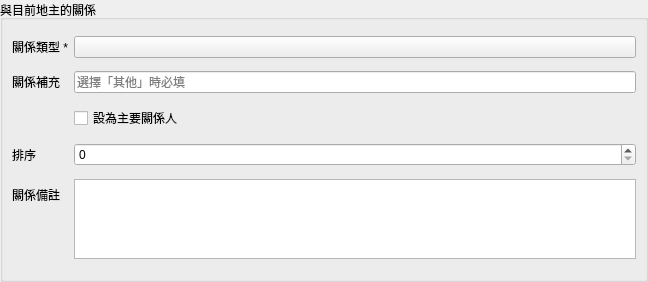
<?xml version="1.0" encoding="UTF-8"?>
<ui version="4.0">
 <class>ownerRelationGroup</class>
 <widget class="QGroupBox" name="ownerRelationGroup">
  <property name="geometry">
   <rect>
    <x>0</x>
    <y>0</y>
    <width>648</width>
    <height>282</height>
   </rect>
  </property>
  <property name="title">
   <string>與目前地主的關係</string>
  </property>
  <layout class="QFormLayout" name="ownerRelationForm">
   <property name="horizontalSpacing">
    <number>6</number>
   </property>
   <property name="verticalSpacing">
    <number>6</number>
   </property>
   <property name="leftMargin">
    <number>9</number>
   </property>
   <property name="topMargin">
    <number>9</number>
   </property>
   <property name="rightMargin">
    <number>9</number>
   </property>
   <property name="bottomMargin">
    <number>9</number>
   </property>
   <item row="0" column="0">
    <widget class="QLabel" name="relationshipLabel">
     <property name="text">
      <string>關係類型 *</string>
     </property>
    </widget>
   </item>
   <item row="0" column="1">
    <widget class="ComboBox" name="relationshipCombo" />
   </item>
   <item row="1" column="0">
    <widget class="QLabel" name="supplementLabel">
     <property name="text">
      <string>關係補充</string>
     </property>
    </widget>
   </item>
   <item row="1" column="1">
    <widget class="LineEdit" name="supplementEdit">
     <property name="placeholderText">
      <string>選擇「其他」時必填</string>
     </property>
    </widget>
   </item>
   <item row="2" column="1">
    <widget class="CheckBox" name="primaryCheckBox">
     <property name="text">
      <string>設為主要關係人</string>
     </property>
    </widget>
   </item>
   <item row="3" column="0">
    <widget class="QLabel" name="sortOrderLabel">
     <property name="text">
      <string>排序</string>
     </property>
    </widget>
   </item>
   <item row="3" column="1">
    <widget class="SpinBox" name="sortOrderSpin">
     <property name="maximum">
      <number>1000000</number>
     </property>
    </widget>
   </item>
   <item row="4" column="0">
    <widget class="QLabel" name="relationNotesLabel">
     <property name="text">
      <string>關係備註</string>
     </property>
    </widget>
   </item>
   <item row="4" column="1">
    <widget class="PlainTextEdit" name="relationNotesEdit">
     <property name="minimumSize">
      <size>
       <width>0</width>
       <height>80</height>
      </size>
     </property>
     <property name="maximumSize">
      <size>
       <width>16777215</width>
       <height>80</height>
      </size>
     </property>
    </widget>
   </item>
  </layout>
 </widget>
 <customwidgets>
 <customwidget>
  <class>CheckBox</class>
  <extends>QCheckBox</extends>
  <header>qfluentwidgets</header>
 </customwidget>
 <customwidget>
  <class>ComboBox</class>
  <extends>QPushButton</extends>
  <header>qfluentwidgets</header>
 </customwidget>
 <customwidget>
  <class>LineEdit</class>
  <extends>QLineEdit</extends>
  <header>qfluentwidgets</header>
 </customwidget>
 <customwidget>
  <class>PlainTextEdit</class>
  <extends>QPlainTextEdit</extends>
  <header>qfluentwidgets</header>
 </customwidget>
 <customwidget>
  <class>SpinBox</class>
  <extends>QSpinBox</extends>
  <header>qfluentwidgets</header>
 </customwidget>
 </customwidgets>
 <resources />
 <connections />
</ui>
